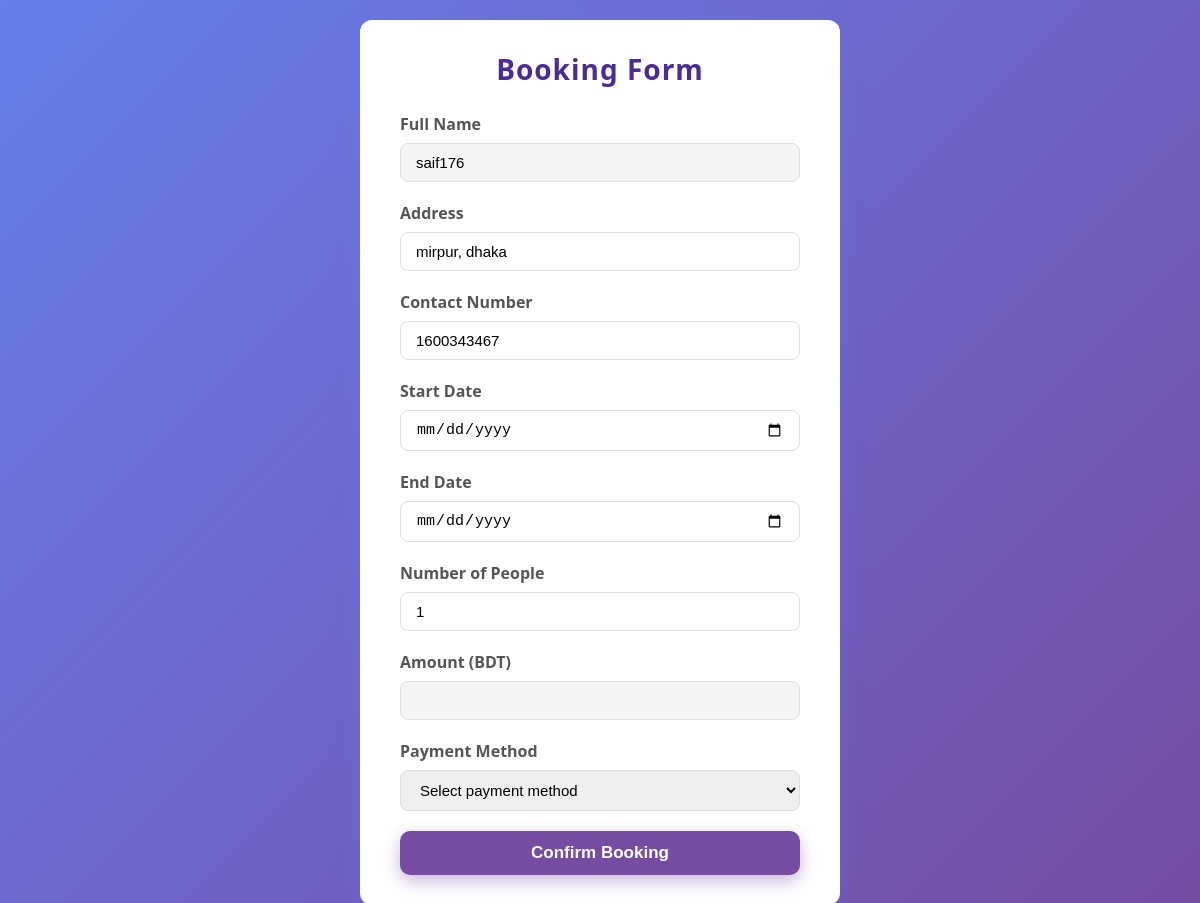
Screenshot of /booking_form.php?package_id=1 (signed in) with the database file from the repository.
### tables this page shows
CREATE TABLE `users` (
  `id` int(11) NOT NULL,
  `username` varchar(100) DEFAULT NULL,
  `email` varchar(100) DEFAULT NULL,
  `password` varchar(255) DEFAULT NULL,
  `address` text DEFAULT NULL,
  `contact` int(11) NOT NULL
);

### booking_form.php (the view, shortened to what this page needs)
<?php
$conn = new mysqli("localhost", "root", "", "tourist");
$user_id = $_SESSION['user_id'];
$user_stmt = $conn->prepare("SELECT * FROM users WHERE id = ?");
$user_stmt->bind_param("i", $user_id);
$user_stmt->execute();
$user = $user_stmt->get_result()->fetch_assoc();
?>
<!DOCTYPE html>
<html lang="en">
<head>
</head>
<body>
    <div class="booking-container">
        <h2>Booking Form</h2>
        <form method="POST" action="">
            <label for="fullname">Full Name</label>
            <input type="text" id="fullname" name="fullname" value="<?= htmlspecialchars($user['username']) ?>" readonly>
            <label for="address">Address</label>
            <input type="text" id="address" name="address" value="<?= htmlspecialchars($user['address'] ?? '') ?>" required>
            <label for="contact">Contact Number</label>
            <input type="text" id="contact" name="contact" value="<?= htmlspecialchars($user['contact'] ?? '') ?>" required>
            <label for="start_date">Start Date</label>
            <input type="date" id="start_date" name="start_date" required min="<?= date('Y-m-d') ?>">
            <label for="end_date">End Date</label>
            <input type="date" id="end_date" name="end_date" required min="<?= date('Y-m-d') ?>">
            <label for="people">Number of People</label>
            <input type="number" id="people" name="people" min="1" value="1" required>
            <label for="amount">Amount (BDT)</label>
            <input type="text" id="amount" name="amount" readonly>
            <label for="payment_method">Payment Method</label>
            <select id="payment_method" name="payment_method" required>
                <option value="" disabled selected>Select payment method</option>
            </select>
            <button type="submit">Confirm Booking</button>
        </form>
    </div>
</body>
</html>

### booking_form.php (style rules this page uses)
* { box-sizing: border-box; }
body { margin: 0; padding: 0; font-family: 'Segoe UI', Tahoma, Geneva, Verdana, sans-serif; background: linear-gradient(135deg, #667eea, #764ba2); color: #333; min-height: 100vh; display: flex; justify-content: center; align-items: center; padding: 20px; }
.booking-container { background: #fff; border-radius: 12px; padding: 30px 40px; max-width: 480px; width: 100%; box-shadow: 0 8px 24px rgba(102, 126, 234, 0.3); box-sizing: border-box; }
h2 { margin-top: 0; margin-bottom: 25px; font-weight: 700; font-size: 28px; color: #4b2a99; text-align: center; letter-spacing: 1px; }
form { display: flex; flex-direction: column; }
label { font-weight: 600; margin-bottom: 8px; color: #555; }
input[type="text"], input[type="number"], input[type="date"], select { padding: 10px 15px; font-size: 15px; border-radius: 8px; border: 1.8px solid #ddd; margin-bottom: 20px; transition: border-color 0.3s ease; width: 100%; }
input[readonly] { background-color: #f5f5f5; cursor: not-allowed; }
button[type="submit"] { background: #764ba2; color: #fff; font-weight: 700; font-size: 17px; padding: 12px; border: none; border-radius: 10px; cursor: pointer; transition: background-color 0.3s ease; box-shadow: 0 6px 18px rgba(118, 75, 162, 0.4); }

### rows the page displays
users: fullname "saif176", address "mirpur, dhaka", contact "1600343467"
